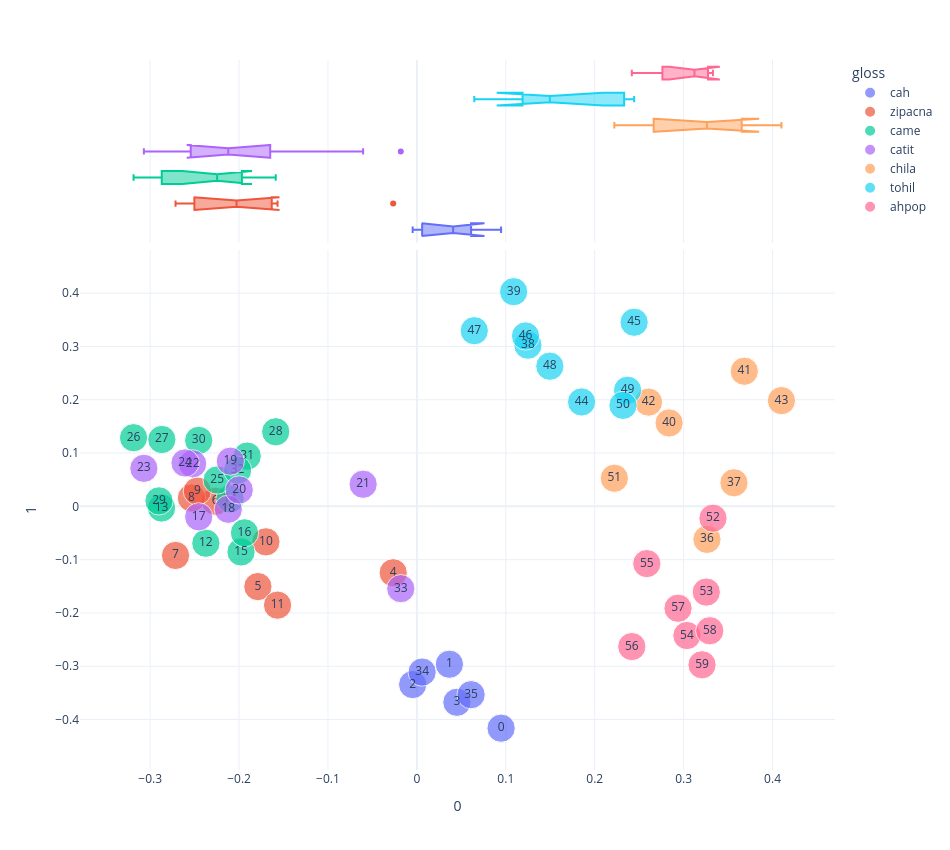

Source (notebook cell):
### Code cell
plot_pca(0,1)

### Figure 1 — Plotly figure (JSON) as saved in the notebook; plotly's stock layout.template omitted (floating-point values rounded to 4 significant figures)
{"data": [{"hovertemplate": "gloss=cah<br>0=%{x}<br>1=%{y}<br>size=%{marker.size}<br>chunk_num=%{text}<extra></extra>", "legendgroup": "cah", "marker": {"color": "#636efa", "size": [1, 1, 1, 1, 1, 1], "sizemode": "area", "sizeref": 0.0025, "symbol": "circle"}, "mode": "markers+text", "name": "cah", "orientation": "v", "showlegend": true, "text": [0.0, 1.0, 2.0, 3.0, 34.0, 35.0], "type": "scatter", "x": [0.09469, 0.0365, -0.004755, 0.045, 0.005895, 0.06095], "xaxis": "x", "y": [-0.4163, -0.2963, -0.3344, -0.3677, -0.311, -0.3535], "yaxis": "y"}, {"alignmentgroup": "True", "hovertemplate": "gloss=cah<br>0=%{x}<extra></extra>", "legendgroup": "cah", "marker": {"color": "#636efa", "symbol": "circle"}, "name": "cah", "notched": true, "offsetgroup": "cah", "showlegend": false, "type": "box", "x": [0.09469, 0.0365, -0.004755, 0.045, 0.005895, 0.06095], "xaxis": "x2", "yaxis": "y2"}, {"hovertemplate": "gloss=zipacna<br>0=%{x}<br>1=%{y}<br>size=%{marker.size}<br>chunk_num=%{text}<extra></extra>", "legendgroup": "zipacna", "marker": {"color": "#EF553B", "size": [1, 1, 1, 1, 1, 1, 1, 1], "sizemode": "area", "sizeref": 0.0025, "symbol": "circle"}, "mode": "markers+text", "name": "zipacna", "orientation": "v", "showlegend": true, "text": [4.0, 5.0, 6.0, 7.0, 8.0, 9.0, 10.0, 11.0], "type": "scatter", "x": [-0.02665, -0.1788, -0.2268, -0.2715, -0.2536, -0.2469, -0.1698, -0.1567], "xaxis": "x", "y": [-0.1247, -0.1506, 0.009615, -0.09215, 0.01578, 0.02875, -0.06659, -0.1854], "yaxis": "y"}, {"alignmentgroup": "True", "hovertemplate": "gloss=zipacna<br>0=%{x}<extra></extra>", "legendgroup": "zipacna", "marker": {"color": "#EF553B", "symbol": "circle"}, "name": "zipacna", "notched": true, "offsetgroup": "zipacna", "showlegend": false, "type": "box", "x": [-0.02665, -0.1788, -0.2268, -0.2715, -0.2536, -0.2469, -0.1698, -0.1567], "xaxis": "x2", "yaxis": "y2"}, {"hovertemplate": "gloss=came<br>0=%{x}<br>1=%{y}<br>size=%{marker.size}<br>chunk_num=%{text}<extra></extra>", "legendgroup": "came", "marker": {"color": "#00cc96", "size": [1, 1, 1, 1, 1, 1, 1, 1, 1, 1, 1, 1, 1], "sizemode": "area", "sizeref": 0.0025, "symbol": "circle"}, "mode": "markers+text", "name": "came", "orientation": "v", "showlegend": true, "text": [12.0, 13.0, 14.0, 15.0, 16.0, 25.0, 26.0, 27.0, 28.0, 29.0, 30.0, 31.0, 32.0], "type": "scatter", "x": [-0.2374, -0.2872, -0.2102, -0.1978, -0.1939, -0.2247, -0.3187, -0.2869, -0.1588, -0.2901, -0.2454, -0.1908, -0.2016], "xaxis": "x", "y": [-0.06912, -0.003093, 0.01413, -0.08559, -0.04971, 0.04946, 0.1288, 0.1255, 0.14, 0.01025, 0.1238, 0.09429, 0.06796], "yaxis": "y"}, {"alignmentgroup": "True", "hovertemplate": "gloss=came<br>0=%{x}<extra></extra>", "legendgroup": "came", "marker": {"color": "#00cc96", "symbol": "circle"}, "name": "came", "notched": true, "offsetgroup": "came", "showlegend": false, "type": "box", "x": [-0.2374, -0.2872, -0.2102, -0.1978, -0.1939, -0.2247, -0.3187, -0.2869, -0.1588, -0.2901, -0.2454, -0.1908, -0.2016], "xaxis": "x2", "yaxis": "y2"}, {"hovertemplate": "gloss=catit<br>0=%{x}<br>1=%{y}<br>size=%{marker.size}<br>chunk_num=%{text}<extra></extra>", "legendgroup": "catit", "marker": {"color": "#ab63fa", "size": [1, 1, 1, 1, 1, 1, 1, 1, 1], "sizemode": "area", "sizeref": 0.0025, "symbol": "circle"}, "mode": "markers+text", "name": "catit", "orientation": "v", "showlegend": true, "text": [17.0, 18.0, 19.0, 20.0, 21.0, 22.0, 23.0, 24.0, 33.0], "type": "scatter", "x": [-0.2454, -0.2121, -0.2098, -0.1998, -0.06046, -0.2522, -0.3071, -0.2608, -0.01812], "xaxis": "x", "y": [-0.01968, -0.005456, 0.0848, 0.0308, 0.04154, 0.07973, 0.07135, 0.08144, -0.1544], "yaxis": "y"}, {"alignmentgroup": "True", "hovertemplate": "gloss=catit<br>0=%{x}<extra></extra>", "legendgroup": "catit", "marker": {"color": "#ab63fa", "symbol": "circle"}, "name": "catit", "notched": true, "offsetgroup": "catit", "showlegend": false, "type": "box", "x": [-0.2454, -0.2121, -0.2098, -0.1998, -0.06046, -0.2522, -0.3071, -0.2608, -0.01812], "xaxis": "x2", "yaxis": "y2"}, {"hovertemplate": "gloss=chila<br>0=%{x}<br>1=%{y}<br>size=%{marker.size}<br>chunk_num=%{text}<extra></extra>", "legendgroup": "chila", "marker": {"color": "#FFA15A", "size": [1, 1, 1, 1, 1, 1, 1], "sizemode": "area", "sizeref": 0.0025, "symbol": "circle"}, "mode": "markers+text", "name": "chila", "orientation": "v", "showlegend": true, "text": [36.0, 37.0, 40.0, 41.0, 42.0, 43.0, 51.0], "type": "scatter", "x": [0.3262, 0.3566, 0.2837, 0.3682, 0.2605, 0.41, 0.2221], "xaxis": "x", "y": [-0.06196, 0.04423, 0.1565, 0.2535, 0.1956, 0.1984, 0.05273], "yaxis": "y"}, {"alignmentgroup": "True", "hovertemplate": "gloss=chila<br>0=%{x}<extra></extra>", "legendgroup": "chila", "marker": {"color": "#FFA15A", "symbol": "circle"}, "name": "chila", "notched": true, "offsetgroup": "chila", "showlegend": false, "type": "box", "x": [0.3262, 0.3566, 0.2837, 0.3682, 0.2605, 0.41, 0.2221], "xaxis": "x2", "yaxis": "y2"}, {"hovertemplate": "gloss=tohil<br>0=%{x}<br>1=%{y}<br>size=%{marker.size}<br>chunk_num=%{text}<extra></extra>", "legendgroup": "tohil", "marker": {"color": "#19d3f3", "size": [1, 1, 1, 1, 1, 1, 1, 1, 1], "sizemode": "area", "sizeref": 0.0025, "symbol": "circle"}, "mode": "markers+text", "name": "tohil", "orientation": "v", "showlegend": true, "text": [38.0, 39.0, 44.0, 45.0, 46.0, 47.0, 48.0, 49.0, 50.0], "type": "scatter", "x": [0.1249, 0.1088, 0.1852, 0.2443, 0.1222, 0.06453, 0.1495, 0.237, 0.2318], "xaxis": "x", "y": [0.3025, 0.4029, 0.196, 0.3455, 0.3198, 0.3296, 0.263, 0.2179, 0.1895], "yaxis": "y"}, {"alignmentgroup": "True", "hovertemplate": "gloss=tohil<br>0=%{x}<extra></extra>", "legendgroup": "tohil", "marker": {"color": "#19d3f3", "symbol": "circle"}, "name": "tohil", "notched": true, "offsetgroup": "tohil", "showlegend": false, "type": "box", "x": [0.1249, 0.1088, 0.1852, 0.2443, 0.1222, 0.06453, 0.1495, 0.237, 0.2318], "xaxis": "x2", "yaxis": "y2"}, {"hovertemplate": "gloss=ahpop<br>0=%{x}<br>1=%{y}<br>size=%{marker.size}<br>chunk_num=%{text}<extra></extra>", "legendgroup": "ahpop", "marker": {"color": "#FF6692", "size": [1, 1, 1, 1, 1, 1, 1, 1], "sizemode": "area", "sizeref": 0.0025, "symbol": "circle"}, "mode": "markers+text", "name": "ahpop", "orientation": "v", "showlegend": true, "text": [52.0, 53.0, 54.0, 55.0, 56.0, 57.0, 58.0, 59.0], "type": "scatter", "x": [0.333, 0.3255, 0.3037, 0.2586, 0.2417, 0.2937, 0.3294, 0.3207], "xaxis": "x", "y": [-0.02233, -0.1609, -0.2424, -0.1074, -0.2632, -0.1912, -0.2334, -0.2973], "yaxis": "y"}, {"alignmentgroup": "True", "hovertemplate": "gloss=ahpop<br>0=%{x}<extra></extra>", "legendgroup": "ahpop", "marker": {"color": "#FF6692", "symbol": "circle"}, "name": "ahpop", "notched": true, "offsetgroup": "ahpop", "showlegend": false, "type": "box", "x": [0.333, 0.3255, 0.3037, 0.2586, 0.2417, 0.2937, 0.3294, 0.3207], "xaxis": "x2", "yaxis": "y2"}], "layout": {"height": 850, "legend": {"itemsizing": "constant", "title": {"text": "gloss"}, "tracegroupgap": 0}, "margin": {"t": 60}, "width": 950, "xaxis": {"anchor": "y", "domain": [0, 1], "title": {"text": "0"}}, "xaxis2": {"anchor": "y2", "domain": [0, 1], "matches": "x", "showgrid": true, "showticklabels": false}, "yaxis": {"anchor": "x", "domain": [0, 0.7326], "title": {"text": "1"}}, "yaxis2": {"anchor": "x2", "domain": [0.7426, 1], "matches": "y2", "showgrid": false, "showline": false, "showticklabels": false, "ticks": ""}}}
